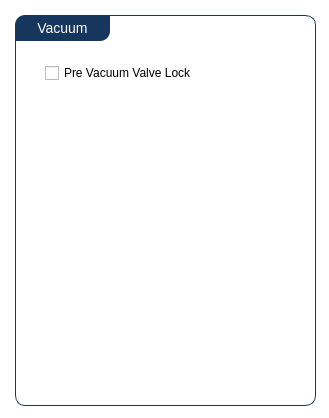
<?xml version="1.0" encoding="UTF-8"?>
<ui version="4.0">
 <class>mainWindow</class>
 <widget class="QMainWindow" name="mainWindow">
  <property name="geometry">
   <rect>
    <x>0</x>
    <y>0</y>
    <width>329</width>
    <height>418</height>
   </rect>
  </property>
  <property name="windowTitle">
   <string>UrsaPQ Remote - Vacuum</string>
  </property>
  <property name="styleSheet">
   <string notr="true">#centralwidget{
	background-color: rgb(255, 255, 255);
}

QGroupBox {
    border: 1px solid gray;
    border-color: #FF17365D;
    font-size: 14px;
    border-radius: 10px;
}

QGroupBox::title {
    subcontrol-position: top left;
 	border-top-left-radius: 10px;
 	border-bottom-right-radius: 10px;
    padding: 5px 20px;
    background-color: #FF17365D;
    color: rgb(255, 255, 255);
}</string>
  </property>
  <widget class="QWidget" name="centralwidget">
   <widget class="QGroupBox" name="groupBox">
    <property name="geometry">
     <rect>
      <x>15</x>
      <y>15</y>
      <width>301</width>
      <height>391</height>
     </rect>
    </property>
    <property name="title">
     <string>Vacuum</string>
    </property>
    <widget class="QCheckBox" name="preVacValve_lock">
     <property name="geometry">
      <rect>
       <x>30</x>
       <y>45</y>
       <width>211</width>
       <height>26</height>
      </rect>
     </property>
     <property name="text">
      <string>Pre Vacuum Valve Lock</string>
     </property>
    </widget>
   </widget>
  </widget>
 </widget>
 <resources/>
 <connections/>
</ui>
